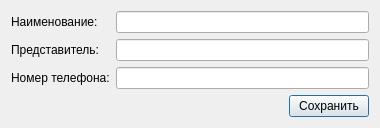
<?xml version="1.0" encoding="UTF-8"?>
<ui version="4.0">
 <class>AddOrSetClient_Dialog</class>
 <widget class="QDialog" name="AddOrSetClient_Dialog">
  <property name="geometry">
   <rect>
    <x>0</x>
    <y>0</y>
    <width>380</width>
    <height>125</height>
   </rect>
  </property>
  <property name="windowTitle">
   <string>Dialog</string>
  </property>
  <layout class="QGridLayout" name="gridLayout">
   <item row="0" column="0">
    <widget class="QLabel" name="label">
     <property name="text">
      <string>Наименование:</string>
     </property>
    </widget>
   </item>
   <item row="0" column="1" colspan="3">
    <widget class="QLineEdit" name="lineEdit_Name"/>
   </item>
   <item row="1" column="0">
    <widget class="QLabel" name="label_2">
     <property name="text">
      <string>Представитель:</string>
     </property>
    </widget>
   </item>
   <item row="1" column="1" colspan="3">
    <widget class="QLineEdit" name="lineEdit_PIB"/>
   </item>
   <item row="2" column="0">
    <widget class="QLabel" name="label_3">
     <property name="text">
      <string>Номер телефона:</string>
     </property>
    </widget>
   </item>
   <item row="2" column="1" colspan="3">
    <widget class="QLineEdit" name="lineEdit_PhoneNumber">
     <property name="maxLength">
      <number>13</number>
     </property>
    </widget>
   </item>
   <item row="3" column="0">
    <spacer name="horizontalSpacer">
     <property name="orientation">
      <enum>Qt::Horizontal</enum>
     </property>
     <property name="sizeHint" stdset="0">
      <size>
       <width>85</width>
       <height>20</height>
      </size>
     </property>
    </spacer>
   </item>
   <item row="3" column="1">
    <spacer name="horizontalSpacer_2">
     <property name="orientation">
      <enum>Qt::Horizontal</enum>
     </property>
     <property name="sizeHint" stdset="0">
      <size>
       <width>85</width>
       <height>20</height>
      </size>
     </property>
    </spacer>
   </item>
   <item row="3" column="2">
    <spacer name="horizontalSpacer_3">
     <property name="orientation">
      <enum>Qt::Horizontal</enum>
     </property>
     <property name="sizeHint" stdset="0">
      <size>
       <width>85</width>
       <height>20</height>
      </size>
     </property>
    </spacer>
   </item>
   <item row="3" column="3">
    <widget class="QPushButton" name="pushButton_Save">
     <property name="text">
      <string>Сохранить</string>
     </property>
    </widget>
   </item>
  </layout>
 </widget>
 <resources/>
 <connections/>
</ui>
